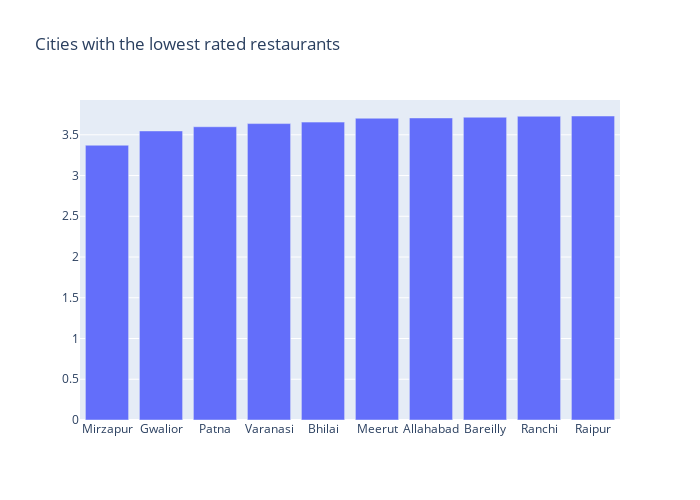

This figure's notebook cell:
### Code cell
dat2 = go.Bar(x=worst_10_rated.city,y=worst_10_rated.Rating)
lay2 = go.Layout(title='Cities with the lowest rated restaurants',width=700,height=500)
fig2 = go.Figure(dat2,lay2)
py.iplot(fig2,filename='abc1')

#Seems that Mirzapur is infamous for more than one reason..!!
#Most of the cities are tier-2 or tier-3 and largely concentrated in North india

### Figure 1 — Plotly figure (JSON) as saved in the notebook; plotly's stock layout.template omitted (floating-point values rounded to 4 significant figures)
{"data": [{"type": "bar", "x": ["Mirzapur", "Gwalior", "Patna", "Varanasi", "Bhilai", "Meerut", "Allahabad", "Bareilly", "Ranchi", "Raipur"], "y": [3.372, 3.547, 3.599, 3.637, 3.656, 3.703, 3.707, 3.716, 3.728, 3.731]}], "layout": {"height": 500, "title": {"text": "Cities with the lowest rated restaurants"}, "width": 700}}
